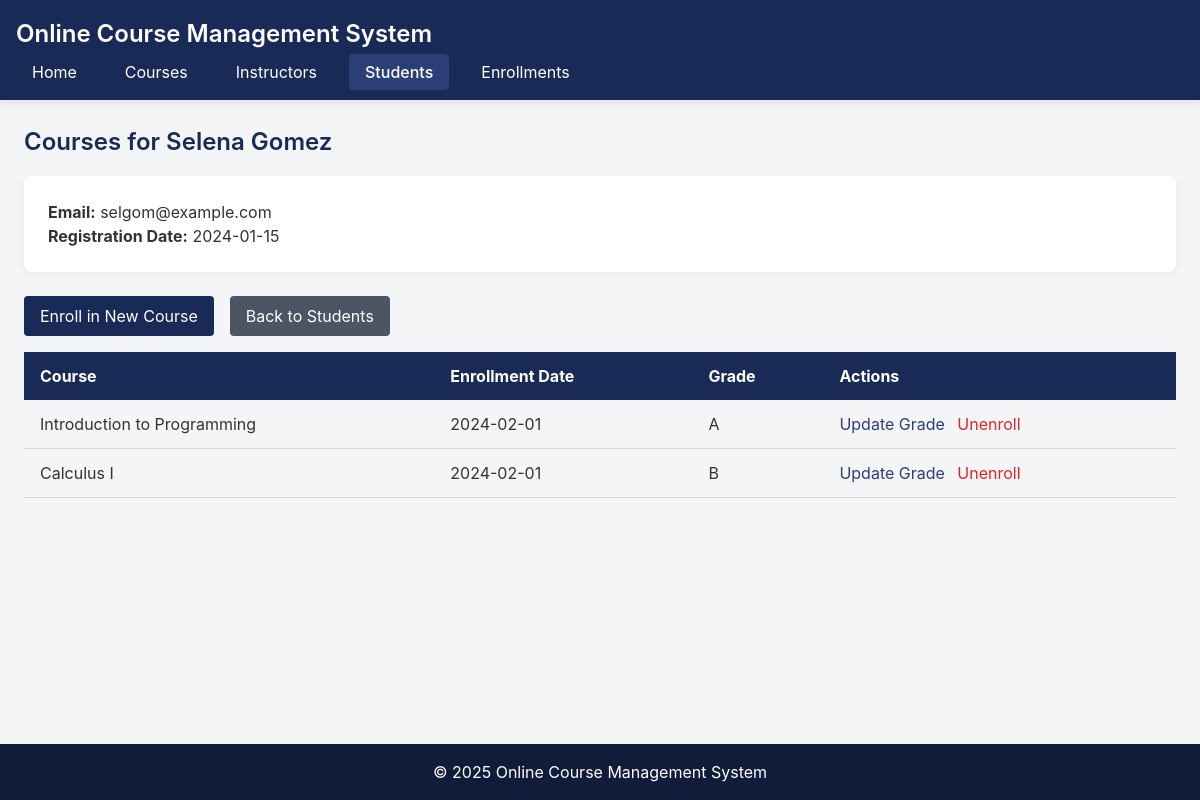
/index.php?entity=student&action=view&id=1, run on the app's committed database.
### tables this page shows
CREATE TABLE student (
    id INT AUTO_INCREMENT PRIMARY KEY,
    name VARCHAR(100) NOT NULL,
    email VARCHAR(100) NOT NULL,
    registration_date DATE NOT NULL
);

CREATE TABLE enrollment (
    id INT AUTO_INCREMENT PRIMARY KEY,
    student_id INT NOT NULL,
    course_id INT NOT NULL,
    enrollment_date DATE NOT NULL,
    grade VARCHAR(2),
    FOREIGN KEY (student_id) REFERENCES student(id),
    FOREIGN KEY (course_id) REFERENCES course(id),
    UNIQUE KEY unique_enrollment (student_id, course_id)
);

CREATE TABLE course (
    id INT AUTO_INCREMENT PRIMARY KEY,
    title VARCHAR(100) NOT NULL,
    description TEXT,
    credits INT NOT NULL,
    instructor_id INT NOT NULL,
    FOREIGN KEY (instructor_id) REFERENCES instructor(id)
);

### model/Student.php (called while the page is built, shortened)
<?php
require_once 'config/Database.php';
class Student {
    private $conn;
    private $table = 'student';
    public function __construct() {
        $database = new Database();
        $this->conn = $database->getConnection();
    }
    public function getById($id) {
        $query = "SELECT * FROM " . $this->table . " WHERE id = :id";
        $stmt = $this->conn->prepare($query);
        $stmt->bindParam(':id', $id);
        $stmt->execute();
        return $stmt->fetch(PDO::FETCH_ASSOC);
    }
}
?>

### config/Database.php (called while the page is built, shortened)
<?php
class Database {
    private $host = "localhost";
    private $username = "root";
    private $password = "";
    private $database = "courses";
    public function getConnection() {
        $this->conn = null;
        try {
            $this->conn = new PDO("mysql:host=" . $this->host . ";dbname=" . $this->database, $this->username, $this->password);
            $this->conn->setAttribute(PDO::ATTR_ERRMODE, PDO::ERRMODE_EXCEPTION);
        } catch(PDOException $e) {
            echo "Connection error: " . $e->getMessage();
        }
        return $this->conn;
    }
}
?>

### model/Enrollment.php (called while the page is built, shortened)
<?php
require_once 'config/Database.php';
class Enrollment {
    private $conn;
    private $table = 'enrollment';
    public function __construct() {
        $database = new Database();
        $this->conn = $database->getConnection();
    }
    public function getEnrollmentsByStudentId($student_id) {
        $query = "SELECT e.*, c.title as course_title
                 FROM " . $this->table . " e
                 JOIN course c ON e.course_id = c.id
                 WHERE e.student_id = :student_id";
        $stmt = $this->conn->prepare($query);
        $stmt->bindParam(':student_id', $student_id);
        $stmt->execute();
        return $stmt->fetchAll(PDO::FETCH_ASSOC);
    }
}
?>

### viewmodel/StudentViewModel.php (called while the page is built, shortened)
<?php
require_once 'model/Student.php';
require_once 'model/Enrollment.php';
class StudentViewModel {
    private $student;
    private $enrollment;
    public function __construct() {
        $this->student = new Student();
        $this->enrollment = new Enrollment();
    }
    public function getStudentById($id) {
        return $this->student->getById($id);
    }
    public function getStudentCourses($student_id) {
        return $this->enrollment->getEnrollmentsByStudentId($student_id);
    }
}
?>

### views/student_courses.php (the view)
<?php
require_once 'views/template/header.php';
?>
<h2 class="page-title">Courses for <?php echo $student['name']; ?></h2>
<div class="page-card">
    <p><strong>Email:</strong> <?php echo $student['email']; ?></p>
    <p><strong>Registration Date:</strong> <?php echo $student['registration_date']; ?></p>
</div>
<div class="flex gap-4 mb-4">
    <a href="index.php?entity=enrollment&action=add" class="btn-primary">Enroll in New Course</a>
    <a href="index.php?entity=student" class="btn-secondary">Back to Students</a>
</div>
<?php if (empty($courses)): ?>
    <div class="alert alert-info">
        <p>This student is not enrolled in any courses yet.</p>
    </div>
<?php else: ?>
    <table class="data-table">
        <tr>
            <th>Course</th>
            <th>Enrollment Date</th>
            <th>Grade</th>
            <th>Actions</th>
        </tr>
        <?php foreach ($courses as $course): ?>
        <tr>
            <td><?php echo $course['course_title']; ?></td>
            <td><?php echo $course['enrollment_date']; ?></td>
            <td><?php echo $course['grade'] ? $course['grade'] : 'Not graded'; ?></td>
            <td>
                <a href="index.php?entity=enrollment&action=edit&id=<?php echo $course['id']; ?>" class="link-blue">Update Grade</a>
                <a href="index.php?entity=enrollment&action=delete&id=<?php echo $course['id']; ?>" class="link-red ml-2" onclick="return confirm('Are you sure you want to delete this enrollment?');">Unenroll</a>
            </td>
        </tr>
        <?php endforeach; ?>
    </table>
<?php endif; ?>
<?php
require_once 'views/template/footer.php';
?>

### assets/css/style.css (style rules this page uses)
:root { --navy: #1a2a57; --navy-dark: #111c3a; --navy-light: #2c3e78; --gray-light: #f4f5f7; --gray-medium: #d1d5db; --gray-dark: #4b5563; --accent: #6366f1; }
body { font-family: 'Inter', system-ui, -apple-system, sans-serif; background-color: var(--gray-light); color: #333; margin: 0; padding: 0; min-height: 100vh; display: flex; flex-direction: column; }
.btn-primary { background-color: var(--navy); color: white; padding: 0.5rem 1rem; border-radius: 0.25rem; transition: all 0.3s ease; text-decoration: none; display: inline-block; border: none; cursor: pointer; }
.btn-secondary { background-color: var(--gray-dark); color: white; padding: 0.5rem 1rem; border-radius: 0.25rem; transition: all 0.3s ease; text-decoration: none; display: inline-block; border: none; cursor: pointer; }
.page-title { color: var(--navy); font-weight: 600; font-size: 1.5rem; margin-bottom: 1rem; }
.page-card { background-color: white; border-radius: 0.5rem; box-shadow: 0 2px 8px rgba(0,0,0,0.05); padding: 1.5rem; margin-bottom: 1.5rem; }
.data-table { width: 100%; border-collapse: collapse; }
.data-table th { background-color: var(--navy); color: white; padding: 0.75rem 1rem; text-align: left; }
.data-table td { padding: 0.75rem 1rem; border-bottom: 1px solid var(--gray-medium); }
.data-table tr:nth-child(even) { background-color: var(--gray-light); }
.link-blue { color: var(--navy-light); text-decoration: none; transition: all 0.2s ease; }
.link-red { color: #dc2626; text-decoration: none; transition: all 0.2s ease; }
.ml-2 { margin-left: 0.5rem; }
.mb-4 { margin-bottom: 1rem; }
.gap-4 { gap: 1rem; }
.flex { display: flex; }

### data on the page
student: name "Selena Gomez", email "selgom@example.com", registration_date "2024-01-15"
enrollment: course.title "Introduction to Programming", enrollment_date "2024-02-01", grade "A"
enrollment: course.title "Calculus I", enrollment_date "2024-02-01", grade "B"
